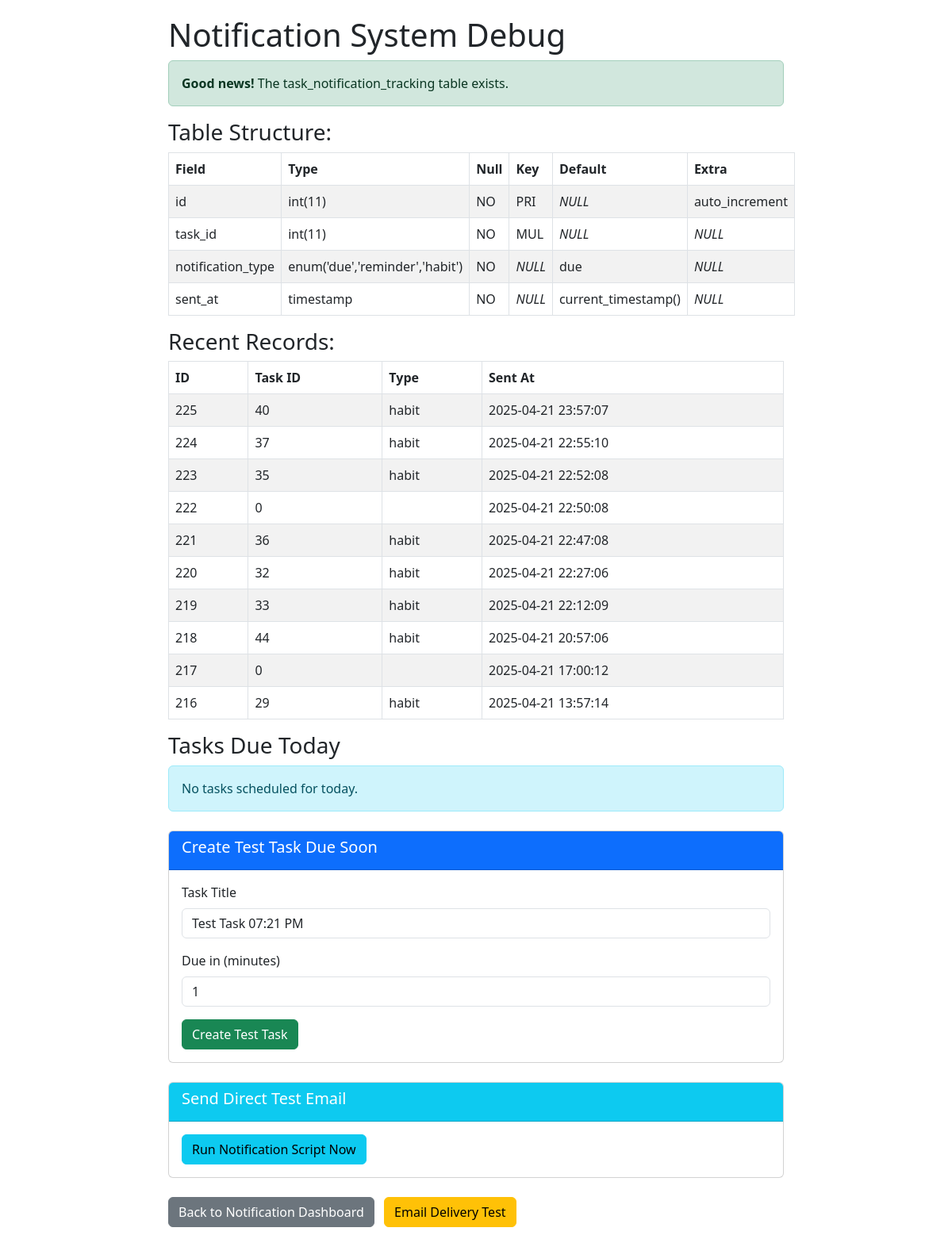
Before: /debug_notification_tables.php with the older database file.
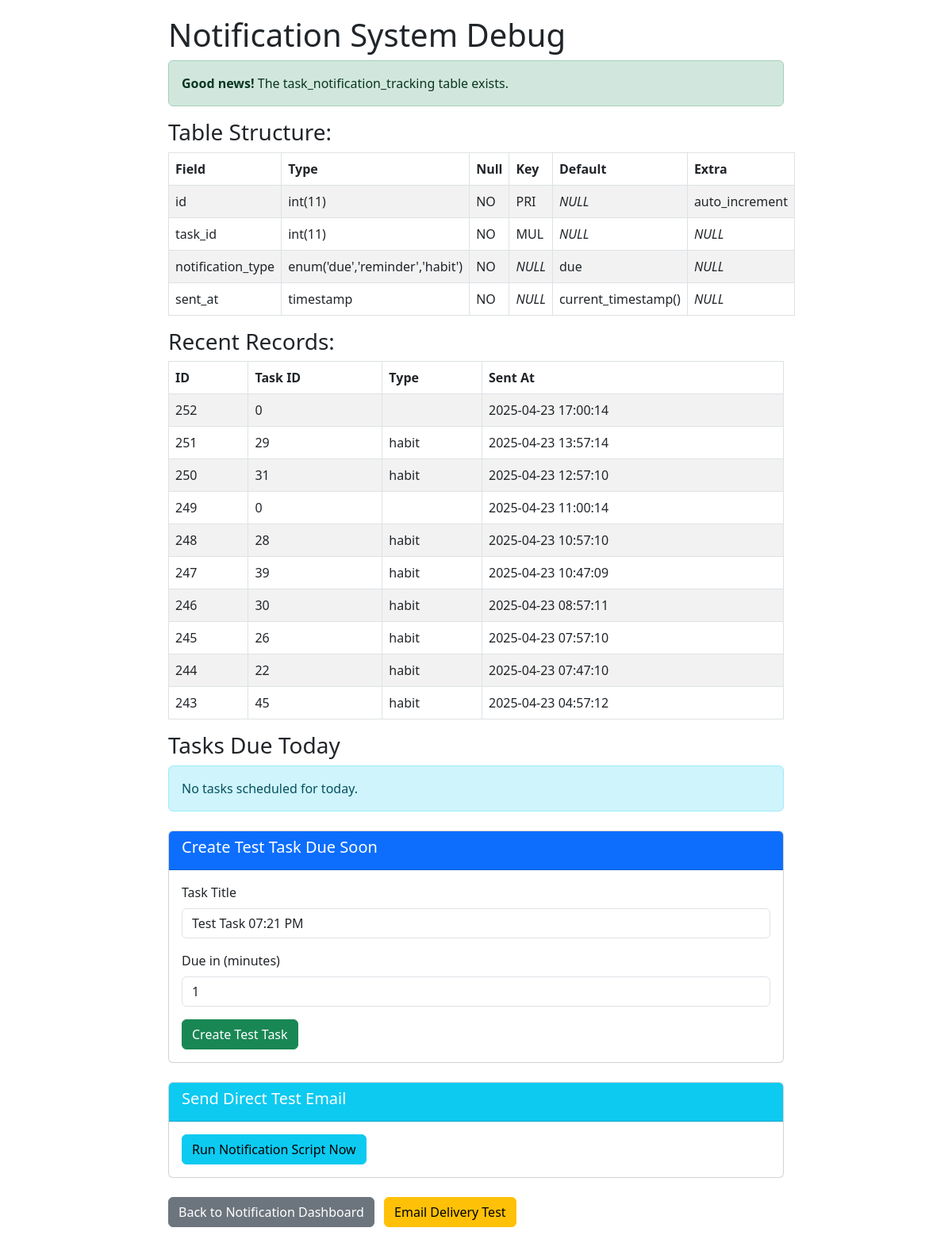
After: the same page with the newer database file.
### tables this page shows
CREATE TABLE `task_notification_tracking` (
  `id` int(11) NOT NULL,
  `task_id` int(11) NOT NULL,
  `notification_type` enum('due','reminder','habit') NOT NULL DEFAULT 'due',
  `sent_at` timestamp NOT NULL DEFAULT current_timestamp()
);

### debug_notification_tables.php (the view, shortened to what the changed rows need)
<?php
require_once __DIR__ . '/includes/db_connect.php';
echo '<!DOCTYPE html>
<html>
<head>
    <title>Debug Notification Tables</title>
    <link href="https://cdn.jsdelivr.net/npm/bootstrap@5.3.0/dist/css/bootstrap.min.css" rel="stylesheet">
    <style>
        body { padding: 20px; }
        .container { max-width: 800px; margin: 0 auto; }
    </style>
</head>
<body>
    <div class="container">
        <h1>Notification System Debug</h1>';
$table_check = $conn->query("SHOW TABLES LIKE 'task_notification_tracking'");
if ($table_check->num_rows === 0) {
    echo '<div class="alert alert-warning">
        <strong>Warning:</strong> The task_notification_tracking table does not exist.
    </div>';
    if (isset($_POST['create_table'])) {
        $sql = "
            CREATE TABLE task_notification_tracking (
                id INT AUTO_INCREMENT PRIMARY KEY,
                task_id INT NOT NULL,
                notification_type VARCHAR(50) NOT NULL,
                sent_at DATETIME NOT NULL,
                INDEX (task_id),
                INDEX (notification_type)
            )
        ";
        if ($conn->query($sql)) {
            echo '<div class="alert alert-success">
                <strong>Success!</strong> The table has been created successfully.
            </div>';
        } else {
            echo '<div class="alert alert-danger">
                <strong>Error creating table:</strong> ' . $conn->error . '
            </div>';
        }
    } else {
        echo '<form method="post" class="mb-4">
            <button type="submit" name="create_table" class="btn btn-primary">
                Create Table
            </button>
        </form>';
    }
} else {
    $result = $conn->query("DESCRIBE task_notification_tracking");
    if ($result) {
        echo '<h3>Table Structure:</h3>
        <table class="table table-striped table-bordered">
            <thead>
                <tr>
                    <th>Field</th>
                    <th>Type</th>
                    <th>Null</th>
                    <th>Key</th>
                    <th>Default</th>
                    <th>Extra</th>
                </tr>
            </thead>
            <tbody>';
        while ($row = $result->fetch_assoc()) {
            echo '<tr>';
            foreach ($row as $key => $value) {
                echo '<td>' . ($value ?: '<em>NULL</em>') . '</td>';
            }
            echo '</tr>';
        }
        echo '</tbody></table>';
    }
    $result = $conn->query("SELECT * FROM task_notification_tracking ORDER BY sent_at DESC LIMIT 10");
    if ($result) {
        if ($result->num_rows > 0) {
            echo '<h3>Recent Records:</h3>
            <table class="table table-striped table-bordered">
                <thead>
                    <tr>
                        <th>ID</th>
                        <th>Task ID</th>
                        <th>Type</th>
                        <th>Sent At</th>
                    </tr>
                </thead>
                <tbody>';
            while ($row = $result->fetch_assoc()) {
                echo '<tr>
                    <td>' . $row['id'] . '</td>
                    <td>' . $row['task_id'] . '</td>
                    <td>' . $row['notification_type'] . '</td>
                    <td>' . $row['sent_at'] . '</td>
                </tr>';
            }
            echo '</tbody></table>';
        } else {
            echo '<div class="alert alert-info">
                No records found in the task_notification_tracking table.
            </div>';
        }
    }
}
echo '</div></body></html>';
?>

Changed rows visible on the page:
no longer on this page (row unchanged): task_notification_tracking: id "225", task "40", notification_type "habit", sent_at "2025-04-21 23:57:07"
no longer on this page (row unchanged): task_notification_tracking: id "224", task "37", notification_type "habit", sent_at "2025-04-21 22:55:10"
no longer on this page (row unchanged): task_notification_tracking: id "223", task "35", notification_type "habit", sent_at "2025-04-21 22:52:08"
no longer on this page (row unchanged): task_notification_tracking: id "222", task "0", sent_at "2025-04-21 22:50:08"
no longer on this page (row unchanged): task_notification_tracking: id "221", task "36", notification_type "habit", sent_at "2025-04-21 22:47:08"
no longer on this page (row unchanged): task_notification_tracking: id "220", task "32", notification_type "habit", sent_at "2025-04-21 22:27:06"
no longer on this page (row unchanged): task_notification_tracking: id "219", task "33", notification_type "habit", sent_at "2025-04-21 22:12:09"
no longer on this page (row unchanged): task_notification_tracking: id "218", task "44", notification_type "habit", sent_at "2025-04-21 20:57:06"
no longer on this page (row unchanged): task_notification_tracking: id "217", task "0", sent_at "2025-04-21 17:00:12"
no longer on this page (row unchanged): task_notification_tracking: id "216", task "29", notification_type "habit", sent_at "2025-04-21 13:57:14"
added task_notification_tracking: id "252", task "0", sent_at "2025-04-23 17:00:14"
added task_notification_tracking: id "251", task "29", notification_type "habit", sent_at "2025-04-23 13:57:14"
added task_notification_tracking: id "250", task "31", notification_type "habit", sent_at "2025-04-23 12:57:10"
added task_notification_tracking: id "249", task "0", sent_at "2025-04-23 11:00:14"
added task_notification_tracking: id "248", task "28", notification_type "habit", sent_at "2025-04-23 10:57:10"
added task_notification_tracking: id "247", task "39", notification_type "habit", sent_at "2025-04-23 10:47:09"
added task_notification_tracking: id "246", task "30", notification_type "habit", sent_at "2025-04-23 08:57:11"
added task_notification_tracking: id "245", task "26", notification_type "habit", sent_at "2025-04-23 07:57:10"
added task_notification_tracking: id "244", task "22", notification_type "habit", sent_at "2025-04-23 07:47:10"
added task_notification_tracking: id "243", task "45", notification_type "habit", sent_at "2025-04-23 04:57:12"
